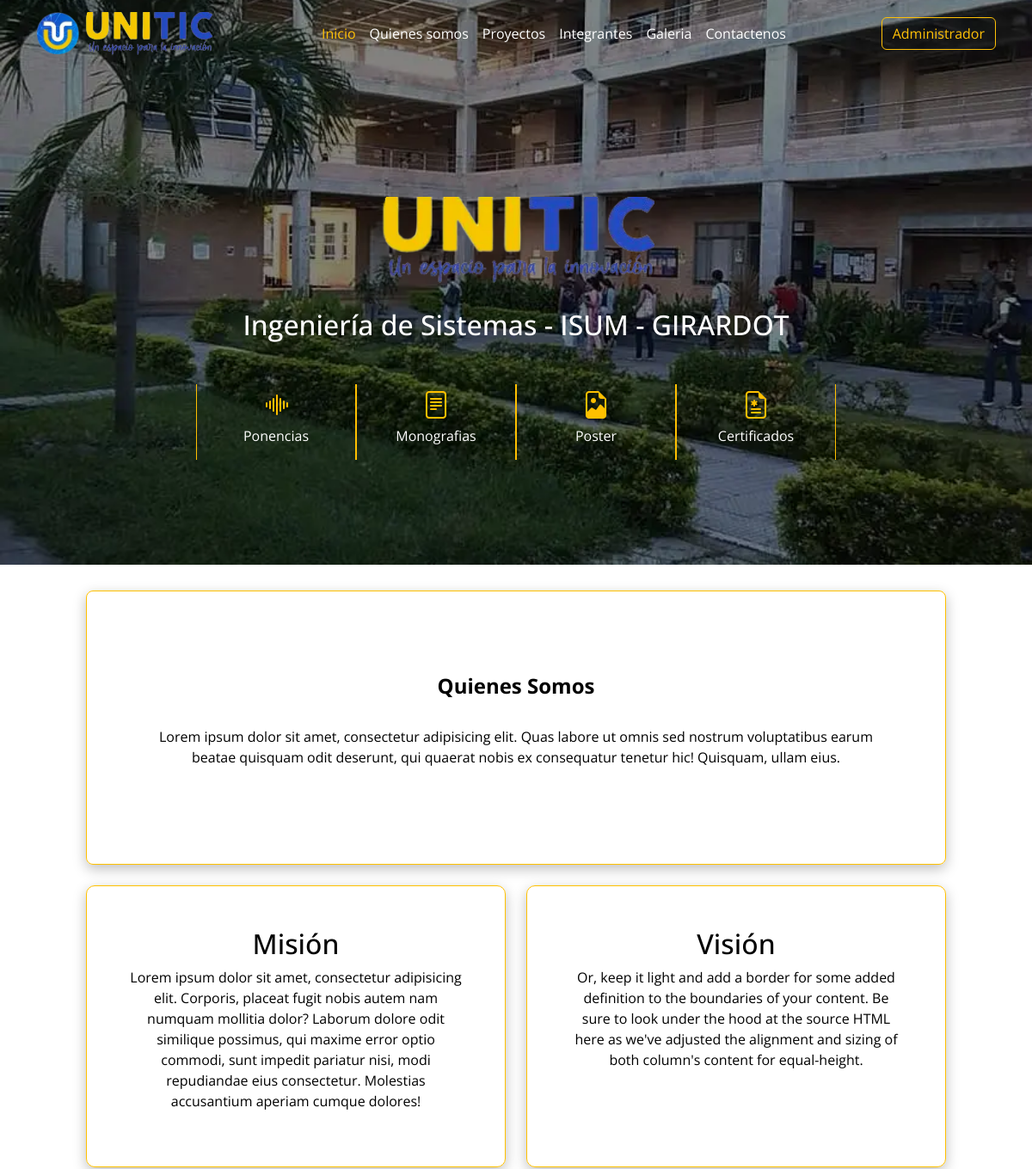
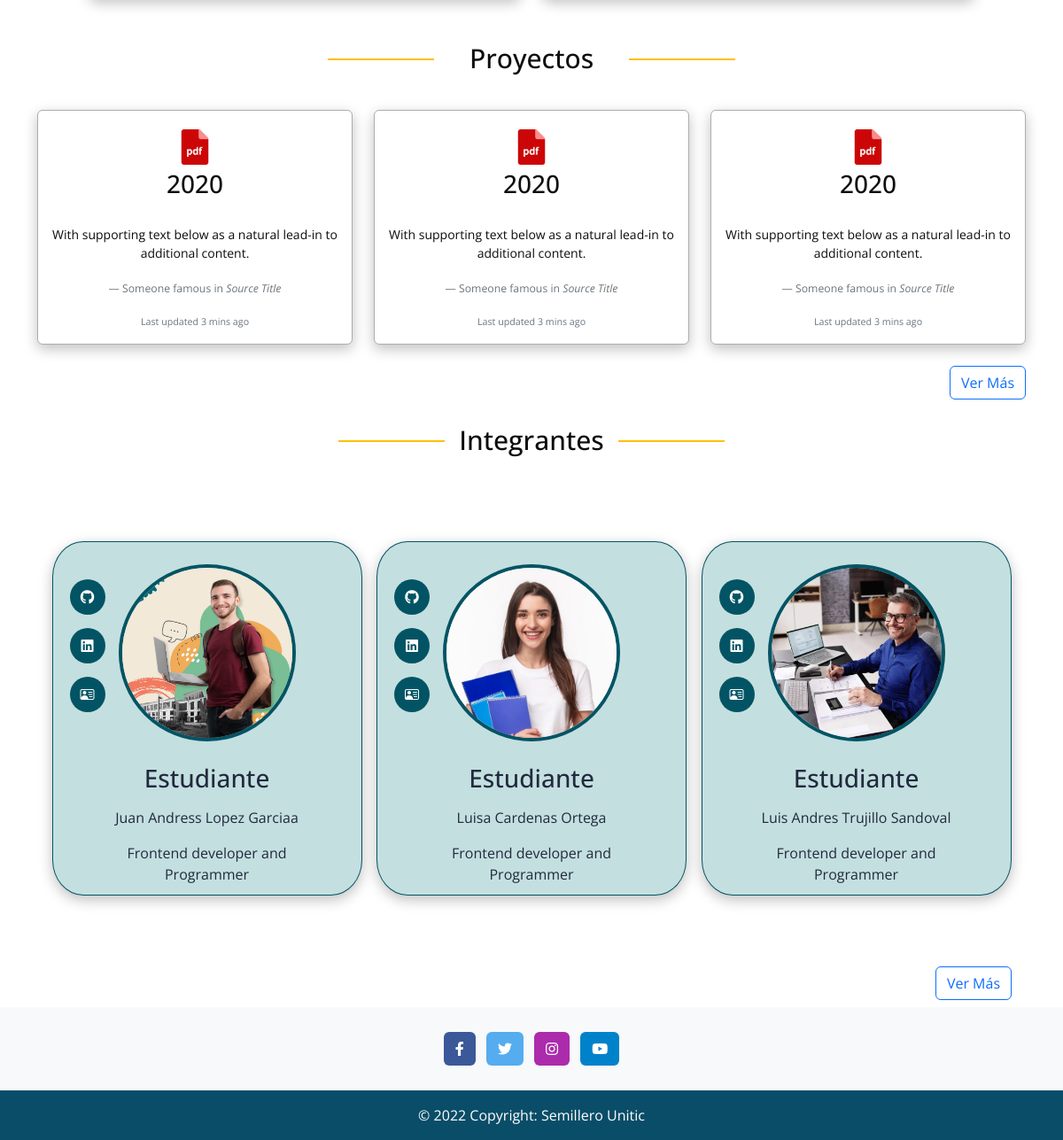
The page / on the database its author committed (2 pictures, top to bottom).
### tables this page shows
CREATE TABLE `integrantes` (
  `id` int(11) NOT NULL,
  `nombres` varchar(100) NOT NULL,
  `apellidos` varchar(100) NOT NULL,
  `email` varchar(50) NOT NULL,
  `foto` varchar(100) DEFAULT NULL,
  `cvlac` varchar(100) DEFAULT NULL,
  `linkedln` varchar(100) DEFAULT NULL,
  `fecha_ingreso` date DEFAULT NULL,
  `fecha_retiro` date DEFAULT NULL,
  `roles_id` int(11) DEFAULT NULL,
  `estado` int(11) NOT NULL,
  `update_at` date DEFAULT NULL,
  `created_at` timestamp NOT NULL DEFAULT current_timestamp() ON UPDATE current_timestamp()
);

### clases/Integrantes.php (called while the page is built, shortened)
<?php
class Integrantes extends Conexion
{
    public function obtenerPrimerosIntegrantes()
{
    $cantidad = 3;
    $conexion = $this->obtenerConexion();
    $sql = "SELECT * FROM integrantes LIMIT ?";
    $query = mysqli_prepare($conexion, $sql);
    mysqli_stmt_bind_param($query, "i", $cantidad);
    if (!mysqli_stmt_execute($query)) {
        throw new Exception("Error al ejecutar la consulta: " . mysqli_stmt_error($query));
    }
    $result = mysqli_stmt_get_result($query);
    $integrantes = array();
    while ($row = mysqli_fetch_assoc($result)) {
        $integrantes[] = $row;
    }
    return $integrantes;
}
}
?>

### public/index.php (the view, shortened to what this page needs)
<!doctype html>
<html lang="en">
<head>
  <link href="https://cdn.jsdelivr.net/npm/bootstrap@5.2.1/dist/css/bootstrap.min.css" rel="stylesheet">
  <link rel="stylesheet" href="https://cdn.jsdelivr.net/npm/bootstrap-icons@1.10.4/font/bootstrap-icons.css">
  <link rel="stylesheet" type="text/css" href="../css/styles.css">
  <link rel="stylesheet" href="https://use.fontawesome.com/releases/v5.15.4/css/all.css">
</head>
<body>
  <header class="header">
    <?php
    include('../templates/navbar.php');
    $url_base = "../archivos/integrantes/";
    include '../clases/Integrantes.php';
    $integrantes = new Integrantes();
    $integrantesList = $integrantes->obtenerPrimerosIntegrantes();
    ?>
    <div class="banner">
      <div class="banner-content">
        <img src="../img/uniticestandar2.WEBP" alt="shopping">
        <h2>
          Ingeniería de Sistemas - ISUM - GIRARDOT
        </h2>
        <div class="butt">
          <div class="row">
            <div class="col-lg-3">
              <a href="ponencias.php"><i class="bi bi-soundwave" style="font-size: 2rem; color: #ffc000;"></i></a>
              <p class="fw-normal">Ponencias</p>
            </div>
            <div class="col-lg-3">
              <a href="monografias.php"><i class="bi bi-file-text" style="font-size: 2rem; color: #ffc000;"></i></a>
              <p class="fw-normal">Monografias</p>
            </div>
            <div class="col-lg-3">
              <a href="posters.php"><i class="bi bi-file-earmark-image" style="font-size: 2rem; color: #ffc000;"></i></i></a>
              <p class="fw-normal">Poster</p>
            </div>
            <div class="col-lg-3">
              <a href="#"><i class="bi bi-file-earmark-medical" style="font-size: 2rem; color: #ffc000;"></i></a>
              <p class="fw-normal">Certificados</p>
            </div>
          </div>
        </div>
      </div>
    </div>
  </header>
  <div class="container-info" id="container-info">
    <div class="section p-5 mb-4 rounded-3">
      <div class="container-fluid py-5">
        <h1 class="display-5 fw-bold">Quienes Somos </h1>
        <br>
        <p>Lorem ipsum dolor sit amet, consectetur adipisicing elit. Quas labore ut omnis sed nostrum voluptatibus earum beatae quisquam odit deserunt, qui quaerat nobis ex consequatur tenetur hic! Quisquam, ullam eius.</p>
      </div>
    </div>
    <div class="row align-items-md-stretch">
      <div class="col-md-6">
        <div class="h-100 p-5 text-black">
          <h2>Misión</h2>
          <p>Lorem ipsum dolor sit amet, consectetur adipisicing elit. Corporis, placeat fugit nobis autem nam numquam mollitia dolor? Laborum dolore odit similique possimus, qui maxime error optio commodi, sunt impedit pariatur nisi, modi repudiandae eius consectetur. Molestias accusantium aperiam cumque dolores!</p>
        </div>
      </div>
      <div class="col-md-6">
        <div class="h-100 p-5">
          <h2>Visión</h2>
          <p>Or, keep it light and add a border for some added definition to the boundaries of your content. Be sure
            to look under the hood at the source HTML here as we've adjusted the alignment and sizing of both
            column's content for equal-height.</p>
        </div>
      </div>
    </div>
  </div>
  <div class="section" id="proyectos">
    <div class="tittle">
      <h2>Proyectos</h2>
    </div>
    <div class="container py-2">
      <div class="row">
        <div class="col-sm-4 col-md-4 py-4">
          <div class="card">
            <div class="card-body">
              <a href="#">
                <img src="../img/pdf.webp" alt="pdf">
              </a>
              <h3 class="card-title">2020</h3><br>
              <p class="card-text">With supporting text below as a natural lead-in to additional content.</p><br>
              <figcaption class="blockquote-footer mb-0 text-body-secondary">Someone famous in
                <cite title="Source Title">Source Title</cite>
                <br>
                <br>
                <p class="card-text"><small class="text-body-secondary">Last updated 3 mins ago</small></p>
              </figcaption>
            </div>
          </div>
        </div>
        <div class="col-sm-4 col-md-4 py-4">
          <div class="card">
            <div class="card-body">
              <a href="#">
                <img src="../img/pdf.webp" alt="pdf">
              </a>
              <h3 class="card-title">2020</h3><br>
              <p class="card-text">With supporting text below as a natural lead-in to additional content.</p><br>
              <figcaption class="blockquote-footer mb-0 text-body-secondary">Someone famous in
                <cite title="Source Title">Source Title</cite>
                <br>
                <br>
                <p class="card-text"><small class="text-body-secondary">Last updated 3 mins ago</small></p>
              </figcaption>
            </div>
          </div>
        </div>
        <div class="col-sm-4 col-md-4 py-4">
          <div class="card">
            <div class="card-body">
              <a href="#">
                <img src="../img/pdf.webp" alt="pdf">
              </a>
              <h3 class="card-title">2020</h3><br>
              <p class="card-text">With supporting text below as a natural lead-in to additional content.</p><br>
              <figcaption class="blockquote-footer mb-0 text-body-secondary">Someone famous in
                <cite title="Source Title">Source Title</cite>
                <br>
                <br>
                <p class="card-text"><small class="text-body-secondary">Last updated 3 mins ago</small></p>
              </figcaption>
            </div>
          </div>
        </div>
      </div>
      <div class="d-grid gap-2 d-md-flex justify-content-md-end">
        <a name="" id="" class="btn btn-outline-primary me-md-.5" href="proyectos.php" role="button">Ver Más</a>
      </div>
    </div>
  </div>
  <div class="section" id="integrantes">
    <div class="tittle">
      <h2>Integrantes</h2>
    </div>
    <div class="container py-2">
      <div class="row">
        <div class="section-integrantes">
          <?php
          foreach ($integrantesList as $integrante) {
            $nombres = $integrante["nombres"] . ' ' . $integrante["apellidos"];
          ?>
            <div class="integrantes">
              <div class="wrapper">
                <a href="#">
                  <img src="<?php echo $url_base . $integrante['foto']; ?>" alt="">
                </a>
                <div class="text">
                  <h1 class="name">Estudiante</h1>
                  <p class="contenido"><?php echo $nombres ?></p>
                </div>
              </div>
              <div class="contenido">
                <p>Frontend developer and <br>
                  Programmer</p>
              </div>
              <ul class="icons">
                <li><a href="#" target="_blank" title="GitHub"><i class="fab fa-github"></i></a></li>
                <li><a href="<?php echo $integrante['linkedln'];?>" target="_blank" title="Linkedln"><i class="fab fa-linkedin"></i></a></li>
                <li><a href="#" target="_blank" title="Cvlac"><i class="bi bi-person-vcard"></i></a></li>
              </ul>
            </div>
          <?php } ?>
        </div>
      </div>
      <div class="d-grid gap-2 d-md-flex justify-content-md-end">
        <a name="" id="" class="btn btn-outline-primary me-md-3" href="integrantes.php" role="button">Ver Más</a>
      </div>
    </div>
  </div>
  <footer>
    <?php
    include('../templates/footer.php');
    ?>
  </footer>
</body>
</html>

### css/styles.css (style rules this page uses)
* { margin: 0px; padding: 0px; box-sizing: border-box; font-family: 'Open Sans', sans-serif; }
body { width: 100%; height: auto; font-family: 'Open Sans', sans-serif; color: white; }
.header { background: url("../img/campus.webp") no-repeat center; background-size: cover; }
.banner { width: 100%; height: 580px; display: flex; flex-direction: column; align-items: center; text-align: center; justify-content: center; padding-bottom: 0px; margin-bottom: 0px; color: #fff; }
.banner .banner-content { width: 60%; }
.banner .banner-content img { height: 140px; padding: 20px; margin: 10px; }
.butt { width: auto; margin-top: 50px; }
.row .col-lg-3 { border-left: #ffc000 solid 1px; border-right: #ffc000 solid 1px; }
.container-info { padding: 30px 100px; color:black; text-align: center; align-items: center; justify-content: center; }
.container-info .section { border: #ffc000 solid 1px; box-shadow: 0px 5px 15px rgba(0, 0, 0, 0.25); }
.container-info h1 { font-size: 24px; }
.container-fluid p { font-size: 16px; }
.container-info .h-100 { border: #ffc000 solid 1px; border-radius: 10px; box-shadow: 0px 5px 15px rgba(0, 0, 0, 0.25); }
.tittle { align-items: center; text-align: center; padding-top: 20px; }
.tittle h2 { display: inline-block; position: relative; align-items: center; text-align: center; color: #0e0d0d; }
.tittle h2::after, .tittle h2::before { content: ""; position: absolute; width: 120px; height: 2px; background-color:#ffc000; top:0.6em; }
.tittle h2::before { left: 180px; }
.tittle h2::after { right: 180px; }
.section h2 { color:#0e0d0d; text-align: center; font-size: 30px; margin-left: 30px; margin-right: 30px; }
.card { color:#0e0d0d; text-align: center; font-size: 14px; border: 1px solid #b3aaaa; }
.card { box-shadow: 0px 5px 15px rgba(0, 0, 0, 0.25); }
.card-body a img { width: 50px; height: 50px; padding: 5px; }
.section-integrantes { display: flex; justify-content: space-evenly; align-items: center; min-height: 70vh; text-align: center; }
.integrantes { width: 350px; height: 400px; background: #C4DFDF; overflow: hidden; border-radius: 10%; position: relative; border: 1px solid #025464; box-shadow: 0px 5px 15px rgba(3, 3, 3, 0.25); }
.integrantes .wrapper img { width: 200px; height: 200px; object-fit: cover; display: inline; border-radius: 50%; border: 4px solid #025464; margin: 25px auto; transition: all 0.3s ease-in-out; }
.wrapper .name { font-weight: 500; font-size: 28px; color:#212A3E; }
.integrantes .contenido { color:#212A3E; margin-top: 15px; }
.integrantes .contenido p { font-size: 16px; margin-bottom: 15px; color:#212A3E; }
.integrantes .icons { position: relative; margin-top: -360px; margin-left: -20px; list-style: none; }
.integrantes .icons li { height: 40px; width: 40px; margin: 15px 0; opacity: 0; margin-left: -100px; transition: all 0.5s ease; }
.integrantes .icons li { opacity: 1; margin-left: 7px; }
.integrantes .icons li:nth-child(2) { transition-delay: 0.2s; }
.integrantes .icons li:nth-child(3) { transition-delay: 0.4s; }
.integrantes .icons li a { color: white; height: 100%; width: 100%; border-radius: 50%; background: #025464; display: block; line-height: 40px; transition: all 0.3s; }

### rows shown on the page
integrantes: foto (picture), nombres "Juan Andress Lopez Garciaa"
integrantes: foto (picture), nombres "Luisa Cardenas Ortega"
integrantes: foto (picture), nombres "Luis Andres Trujillo Sandoval"
